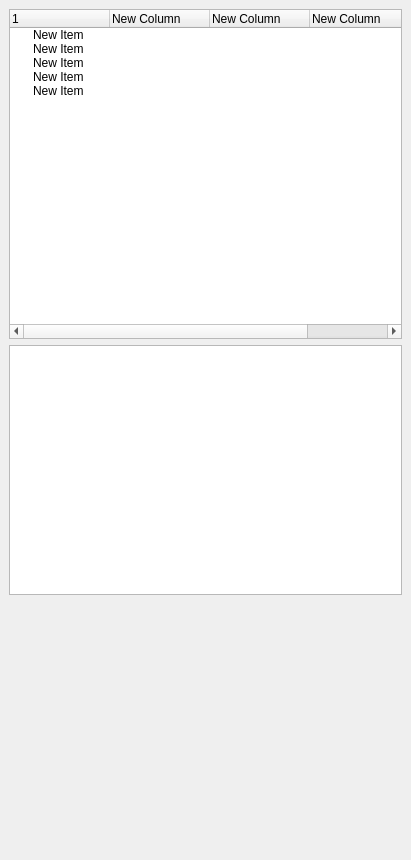
<?xml version="1.0" encoding="UTF-8"?>
<ui version="4.0">
 <class>GTODockWidgetBase</class>
 <widget class="QDockWidget" name="GTODockWidgetBase">
  <property name="geometry">
   <rect>
    <x>0</x>
    <y>0</y>
    <width>411</width>
    <height>860</height>
   </rect>
  </property>
  <property name="sizePolicy">
   <sizepolicy hsizetype="Ignored" vsizetype="Preferred">
    <horstretch>0</horstretch>
    <verstretch>0</verstretch>
   </sizepolicy>
  </property>
  <property name="styleSheet">
   <string notr="true"/>
  </property>
  <property name="windowTitle">
   <string>GeoTaskOrganizer</string>
  </property>
  <widget class="QWidget" name="dockWidgetContents">
   <layout class="QVBoxLayout" name="verticalLayout">
    <item>
     <widget class="QTreeWidget" name="treeWidget">
      <property name="sizePolicy">
       <sizepolicy hsizetype="Expanding" vsizetype="Expanding">
        <horstretch>0</horstretch>
        <verstretch>0</verstretch>
       </sizepolicy>
      </property>
      <property name="font">
       <font/>
      </property>
      <property name="styleSheet">
       <string notr="true"/>
      </property>
      <column>
       <property name="text">
        <string notr="true">1</string>
       </property>
      </column>
      <column>
       <property name="text">
        <string>New Column</string>
       </property>
      </column>
      <column>
       <property name="text">
        <string>New Column</string>
       </property>
      </column>
      <column>
       <property name="text">
        <string>New Column</string>
       </property>
      </column>
      <column>
       <property name="text">
        <string>New Column</string>
       </property>
      </column>
      <item>
       <property name="text">
        <string>New Item</string>
       </property>
      </item>
      <item>
       <property name="text">
        <string>New Item</string>
       </property>
      </item>
      <item>
       <property name="text">
        <string>New Item</string>
       </property>
      </item>
      <item>
       <property name="text">
        <string>New Item</string>
       </property>
      </item>
      <item>
       <property name="text">
        <string>New Item</string>
       </property>
      </item>
     </widget>
    </item>
    <item>
     <widget class="QTextBrowser" name="textBrowser">
      <property name="sizePolicy">
       <sizepolicy hsizetype="Expanding" vsizetype="Fixed">
        <horstretch>0</horstretch>
        <verstretch>0</verstretch>
       </sizepolicy>
      </property>
      <property name="minimumSize">
       <size>
        <width>0</width>
        <height>250</height>
       </size>
      </property>
      <property name="maximumSize">
       <size>
        <width>16777215</width>
        <height>250</height>
       </size>
      </property>
     </widget>
    </item>
    <item>
     <widget class="QLabel" name="labelPicture">
      <property name="sizePolicy">
       <sizepolicy hsizetype="Ignored" vsizetype="Fixed">
        <horstretch>0</horstretch>
        <verstretch>0</verstretch>
       </sizepolicy>
      </property>
      <property name="minimumSize">
       <size>
        <width>0</width>
        <height>250</height>
       </size>
      </property>
      <property name="maximumSize">
       <size>
        <width>16777215</width>
        <height>250</height>
       </size>
      </property>
      <property name="text">
       <string/>
      </property>
      <property name="pixmap">
       <pixmap>D:/Documents/MyGTO/gto/config/logo.png</pixmap>
      </property>
      <property name="alignment">
       <set>Qt::AlignLeading|Qt::AlignLeft|Qt::AlignTop</set>
      </property>
     </widget>
    </item>
   </layout>
  </widget>
 </widget>
 <resources/>
 <connections/>
</ui>
